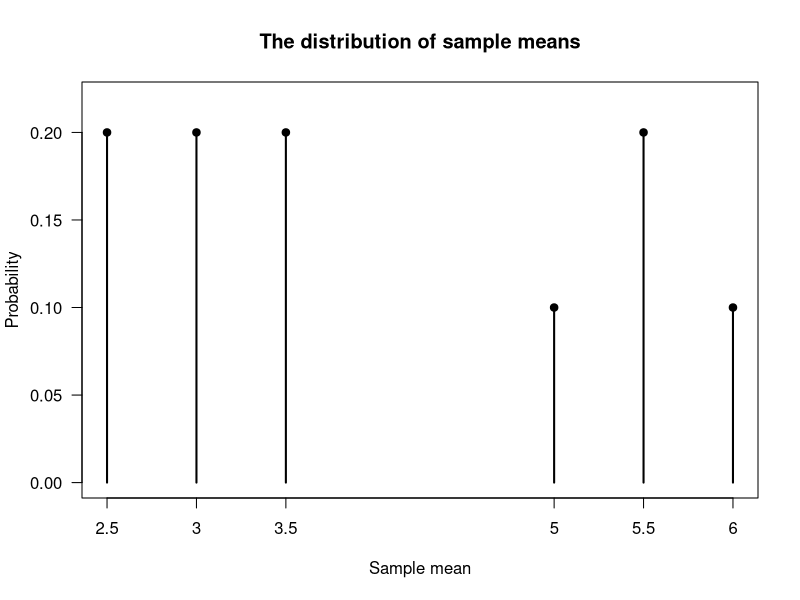
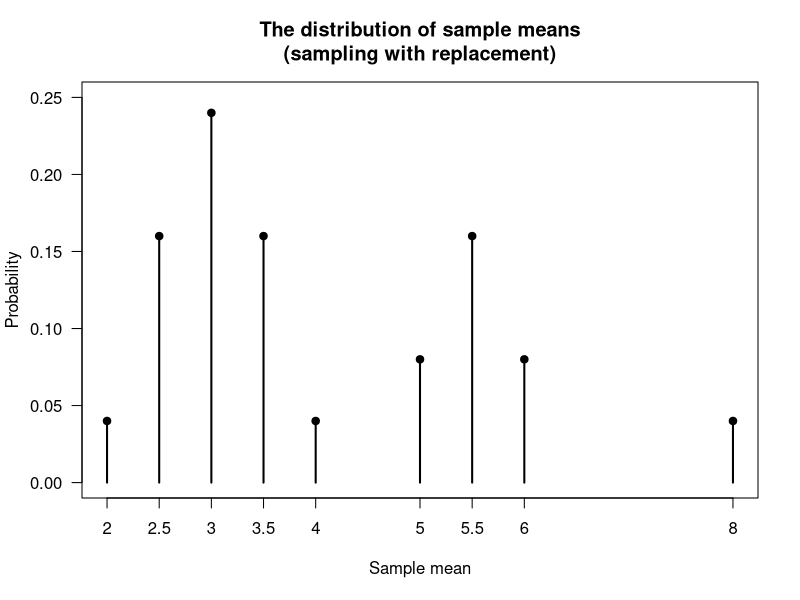
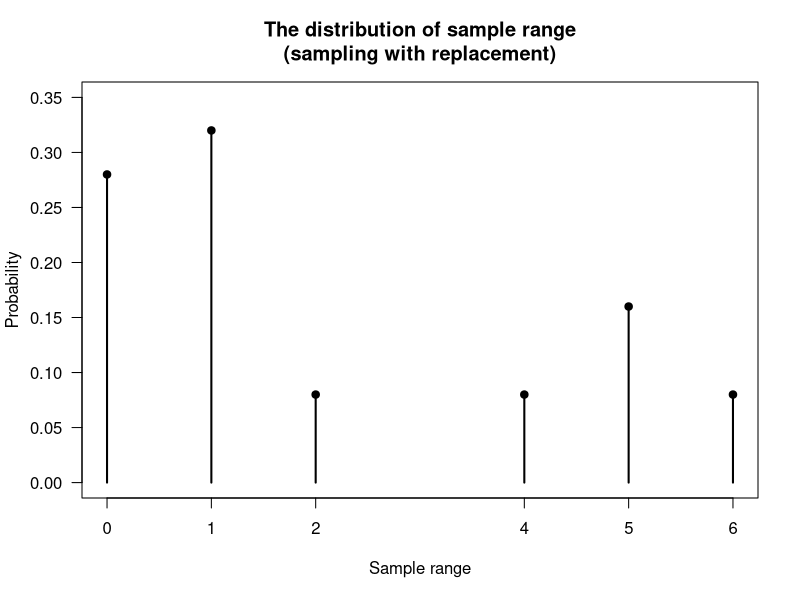
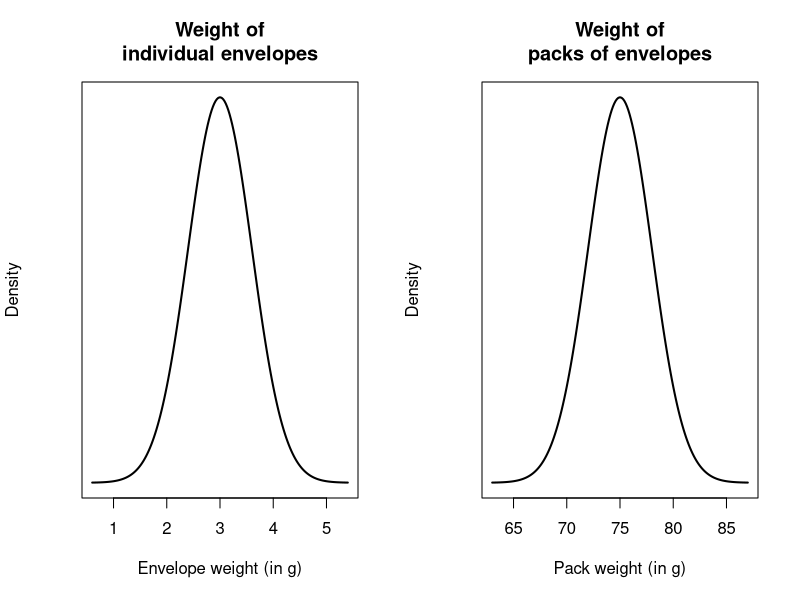

Write R code to recreate these figures, in order. (Note: this script raises an error after producing the figures.)
## ---- chunk 1
Population <- c(2, 3, 3, 4, 8)
mean(Population)
## ---- chunk 2
N <- length(Population)
sum( (Population - mean(Population))^2 ) / N

var(Population) * (N - 1) / N
## ---- chunk 3
### All possible combinations of 2 elements:
AllSamples <- combn(Population,
                    m = 2)
AllSamples

### Mean of each possible sample:
MeanAllSamples <- colMeans(AllSamples)
MeanAllSamples
## ---- chunk 4
cbind(                 t(AllSamples), 
       "Sample mean" = MeanAllSamples,
       "Probability" = 1/10)
## ---- chunk 5
prop.table(table(MeanAllSamples))

plot( prop.table(table(MeanAllSamples)),
      las = 1,
      ylim = c(0, 0.22),
      xlab = "Sample mean",
      ylab = "Probability",
      main = "The distribution of sample means")
points( x = names(prop.table(table(MeanAllSamples))),
        y = prop.table(table(MeanAllSamples)),
        pch = 19)
## ---- chunk 6
mean(MeanAllSamples)
## ---- chunk 7
n <- length(MeanAllSamples)
var(MeanAllSamples) * (n - 1) / n
## ---- chunk 8
### All possible combinations of 3 elements:
AllSamples <- combn(Population,
                    m = 3)

### Mean of each possible sample:
MeanAllSamples <- colMeans(AllSamples)
mean(MeanAllSamples)
n <- length(MeanAllSamples)
var(MeanAllSamples) * (n - 1) / n
## ---- chunk 9
### All possible combinations of 3 elements:
AllSamples <- combn(Population,
                    m = 4)

### Mean of each possible sample:
MeanAllSamples <- colMeans(AllSamples)
mean(MeanAllSamples)
n <- length(MeanAllSamples)
var(MeanAllSamples) * (n - 1) / n
## ---- chunk 10
AllSamplesWithReplacement <- expand.grid(Population, Population)
names(AllSamplesWithReplacement) <- c(NA, 
                                      NA)
MeanAllSamplesWithReplacement <- rowMeans(AllSamplesWithReplacement)

cbind( AllSamplesWithReplacement[, 1],
       AllSamplesWithReplacement[, 2],
       "Sample mean" = MeanAllSamplesWithReplacement, 
       "Probability" = 1/25)
## ---- chunk 11
prop.table(table(MeanAllSamplesWithReplacement))

plot( prop.table(table(MeanAllSamplesWithReplacement)),
      las = 1,
      ylim = c(0, 0.25),
      xlab = "Sample mean",
      ylab = "Probability",
      main = "The distribution of sample means\n(sampling with replacement)")
points( x = names(prop.table(table(MeanAllSamplesWithReplacement))),
        y = prop.table(table(MeanAllSamplesWithReplacement)),
        pch = 19)
## ---- chunk 12
mean(MeanAllSamplesWithReplacement)
n <- length(MeanAllSamplesWithReplacement)
var(MeanAllSamplesWithReplacement) * (n - 1) / n

## ---- chunk 13
## Define a function to compute the range
myRange <- function(x){ max(x) - min(x) }

## The range of the population:
myRange(Population)

## Sampling:
AllSamplesWithReplacement <- expand.grid(Population, Population)
names(AllSamplesWithReplacement) <- c(NA, 
                                      NA)
RangeAllSamplesWithReplacement <- apply(AllSamplesWithReplacement,
                                        1,
                                       "myRange")
prop.table(table(RangeAllSamplesWithReplacement))

plot( prop.table(table(RangeAllSamplesWithReplacement)),
      las = 1,
      ylim = c(0, 0.35),
      xlab = "Sample range",
      ylab = "Probability",
      main = "The distribution of sample range\n(sampling with replacement)")
points( x = names(prop.table(table(RangeAllSamplesWithReplacement))),
        y = prop.table(table(RangeAllSamplesWithReplacement)),
        pch = 19)
## ---- chunk 14
set.seed(8979704) # For reproducibility
numberVars <- 1000 # That is: n

# The values of a_i, the coefficients in the linear combination
ai <- sample(x = seq(-2, 3),    # We select values of a_i between -2 and 3
             size = numberVars, # Need one for each X value
             replace = TRUE)    # Select with replacement

# The means of the individual distributions
mui <- runif(numberVars, # We take means from a uniform dist; one for each X
             min = -5,   # Min value is -5
             max = 5)    # Max value is 5
# The variances of the distributions
sigma2i <- runif(numberVars,  # Variance from a uniform distn also
                min = 1,    # Minimum values of 1
                max = 3)    # Maximum value of 3

# Compute the values directly:
Xi <- rnorm(numberVars,      # X_i with 
            mean = mui,   # means 
            sd = sqrt(sigma2i) )

# What we expect for Y = a_1 X_2 + a_2 X_2 + ...
# according to the Theorem:
Y <- ai * Xi  # The linear combination Y

# Show some:
someInfo <- cbind(ai, mui, sigma2i, Xi, Y)
someInfo[1:5, ]


# Compare:
compareTable <- array( dim = c(2, 2) )
colnames(compareTable) <- c("Means:",
                            "Variances:")
rownames(compareTable) <- c("Using theorem",
                            "Computing directly")

compareTable[, 1] <- c( mean(ai * Xi), 
                        mean(Y) )
compareTable[, 2] <- c( var(ai * Xi), 
                        var(Y) )
compareTable
## ---- chunk 15
2 * ( pnorm( -1.667 ) )
## ---- chunk 16
par( mfrow = c(1, 2))

x <- seq(3 - 4 * 0.6,
         3 + 4 * 0.6,
         length = 200)
y <- dnorm(x,
           mean = 3,
           sd = 0.6)
plot( y ~ x,
      type = "l",
      lwd = 2,
      las = 1,
      axes = FALSE,
      main = "Weight of\nindividual envelopes",
      xlab = "Envelope weight (in g)",
      ylab = "Density")
axis(side = 1)
box()


x <- seq(75 - 4 * 3,
         75 + 4 * 3,
         length = 200)
y <- dnorm(x,
           mean = 75,
           sd = 3)
plot( y ~ x,
      type = "l",
      lwd = 2,
      las = 1,
      axes = FALSE,
      main = "Weight of\npacks of envelopes",
      xlab = "Pack weight (in g)",
      ylab = "Density")
axis(side = 1)
box()
shadeNormal(x, y,
            lo = 70,
            hi = 80)
## ---- chunk 17
z <- qnorm(0.95)
z

n <- (z * 12 / 5) ^ 2
n
## ---- chunk 18
pnorm( -1.78 )
## ---- chunk 19
1 - pchisq(18, df = 9)
pchisq(18, df = 9, lower.tail = FALSE)   # Alternatively
## ---- chunk 20
par( mfrow = c(1, 3))

xx <- seq(-4, 4,
          length = 100)

plot( x = xx,
      y = dt(xx, df = 2),
      ylim = c(0, 0.4),
      lwd = 2,
      type = "l",
      axes = FALSE,
      xlab = expression(italic(x)),
      ylab = "Density",
      las = 1,
      main = expression( paste("The"~italic(t)*" distribution, with 2 df")))
axis(side = 1)
lines( x = xx,
       y = dnorm(x = xx),
       lwd = 2,
       lty = 2,
       col = plotColour1)

plot( x = xx,
      y = dt(xx, df = 7),
      lwd = 2,
      type = "l",
      axes = FALSE,
      xlab = expression(italic(x)),
      ylab = "Density",
      las = 1,
      main = expression( paste("The"~italic(t)*" distribution, with 7 df")))
axis(side = 1)
lines( x = xx,
       y = dnorm(x = xx),
       lwd = 2,
       lty = 2,
       col = plotColour1)

plot( x = xx,
      y = dt(xx, df = 30),
      lwd = 2,
      type = "l",
      axes = FALSE,
      xlab = expression(italic(x)),
      ylab = "Density",
      las = 1,
      main = expression( paste("The"~italic(t)*" distribution,m with 30 df")))
axis(side = 1)
lines( x = xx,
       y = dnorm(x = xx),
       lwd = 2,
       lty = 2,
       col = plotColour1)
## ---- chunk 21
pt(-0.645, df = 4)
## ---- chunk 22
par( mfrow = c(1, 3))

xx <- seq(0.01, 4,
          length = 100)

plot( x = xx,
      y = df(xx, df1 = 1, df = 4),
#      ylim = c(0, 0.4),
      lwd = 2,
      type = "l",
      xlab = expression(italic(x)),
      ylab = "Density",
      las = 1,
      main = expression( paste("The"~italic(F)*" distribution: df"==1*", "*4)))


plot( x = xx,
      y = df(xx, df1 = 6, df2 = 1),
      lwd = 2,
      type = "l",
      xlab = expression(italic(x)),
      ylab = "Density",
      las = 1,
      main = expression( paste("The"~italic(F)*" distribution: df"==6*", "*1)))


plot( x = xx,
      y = df(xx, df1 = 30, df2 = 5),
      lwd = 2,
      type = "l",
      xlab = expression(italic(x)),
      ylab = "Density",
      las = 1,
      main = expression( paste("The"~italic(F)*" distribution: df"==30*", "*5)))
## ---- chunk 23
pf(1, 
   df1 = 2, 
   df2 = 10)
qf(0.99, 
   df1 = 2, 
   df2 = 10)
## ---- chunk 24
# The distribution of individuals has a uniform distribution:
set.seed(4516) # For reproducibility
sampleSize1 <- 10
sampleSize2 <- 20
sampleMeans1 <- NULL
sampleMeans2 <- NULL

numberOfSimulations <- 1000
for (i in 1:numberOfSimulations){
  # Take a sample of size 10
  Xs1 <- runif(sampleSize1, 
               min = 0,
               max = 5)
  # Take a sample of size 10
  Xs2 <- runif(sampleSize2, 
               min = 0,
               max = 5)

  # Find the sample mean
  sampleMeans1 <- c(sampleMeans1, mean(Xs1) )
  sampleMeans2 <- c(sampleMeans2, mean(Xs2) )
}

par(mfrow = c(1, 3))

plot( x = c(-1, 0, 0, 5, 5, 6), 
      y = c(0, 0, 0.2, 0.2, 0, 0),
      lwd = 2,
      las = 1,
      type = "l",
      xlab = expression(italic(X)),
      ylab = "Prob. fn",
      main = "Distribution of the\nindividuals observations")

hist( sampleMeans1,
      las = 1,
      xlab = expression(Sample~means~bar(italic(X)) ),
      main = expression( atop(Distribution~of~sample~means,
                              "for"~italic(n)==10) ) ) 
hist( sampleMeans2,
      las = 1,
      xlab = expression(Sample~means~bar(italic(X)) ),
      main = expression( atop(Distribution~of~sample~means,
                              "for"~italic(n)==20) ) )
## ---- chunk 25
1 - pnorm(1.6)
